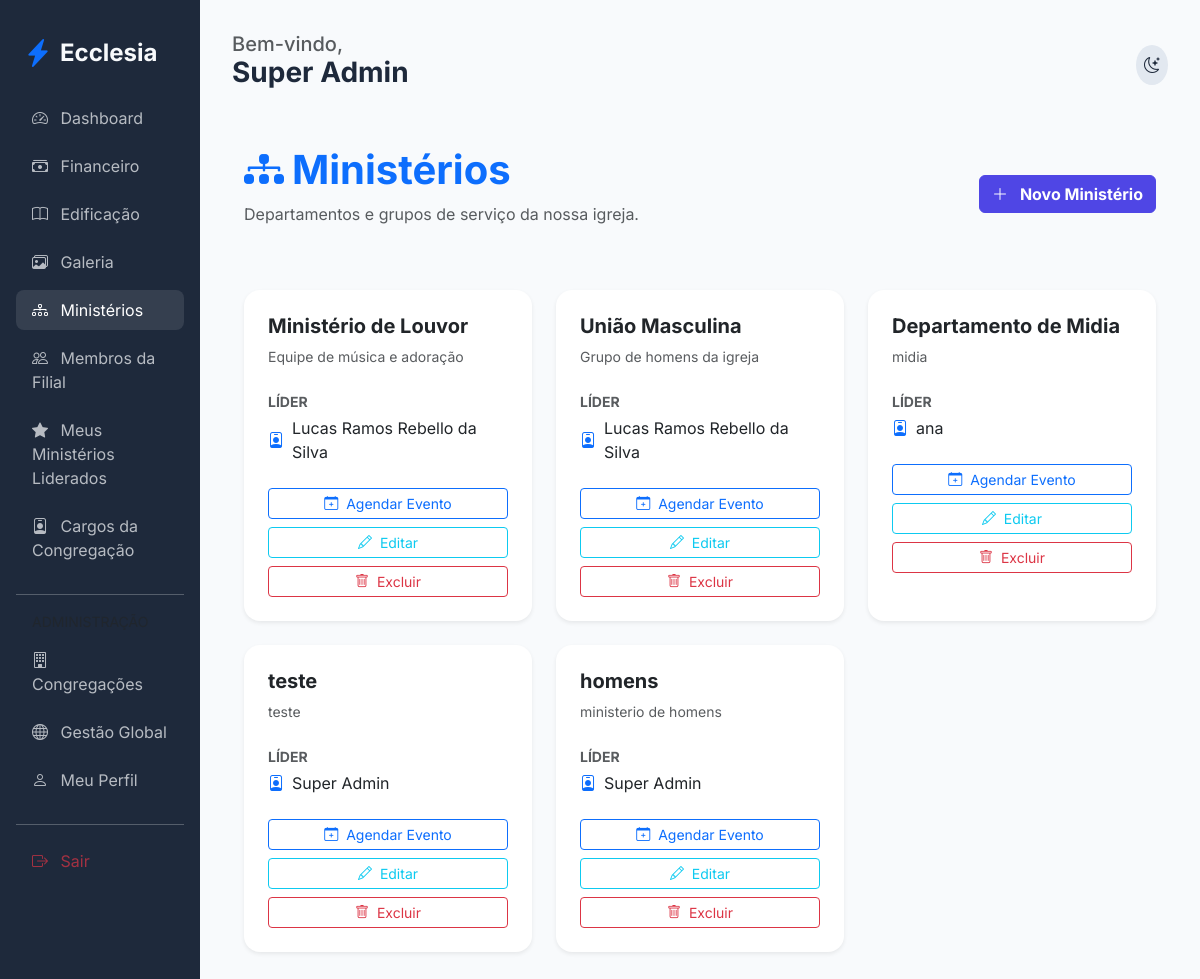
/members/ministries (signed in), run on the app's committed database.
### app/core/models.py (models this page shows, shortened)
class User(db.Model, UserMixin):
    id = db.Column(db.Integer, primary_key=True)
    name = db.Column(db.String(100), nullable=False)
    email = db.Column(db.String(120), unique=True, nullable=False)
    password_hash = db.Column(db.String(128))
    birth_date = db.Column(db.Date)
    gender = db.Column(db.String(20))
    documents = db.Column(db.String(200)) # Flexível para diferentes países
    address = db.Column(db.Text)
    phone = db.Column(db.String(50))
    status = db.Column(db.String(20), default='pending') # pending, active, rejected
    is_ministry_leader = db.Column(db.Boolean, default=False)
    church_id = db.Column(db.Integer, db.ForeignKey('church.id'))
    family_id = db.Column(db.Integer, db.ForeignKey('family.id'), nullable=True)
    church_role_id = db.Column(db.Integer, db.ForeignKey('church_role.id'), nullable=True)
    ministries = db.relationship('Ministry', secondary=member_ministries, backref=db.backref('members', lazy='dynamic'))
    can_manage_ministries = db.Column(db.Boolean, default=False)
    can_manage_media = db.Column(db.Boolean, default=False)
    can_publish_devotionals = db.Column(db.Boolean, default=False)
    can_approve_members = db.Column(db.Boolean, default=False)
    can_manage_finance = db.Column(db.Boolean, default=False)
    can_manage_kids = db.Column(db.Boolean, default=False)
    can_manage_events = db.Column(db.Boolean, default=False)  # para eventos gerais

class Ministry(db.Model):
    id = db.Column(db.Integer, primary_key=True)
    name = db.Column(db.String(100), nullable=False)
    description = db.Column(db.Text)
    church_id = db.Column(db.Integer, db.ForeignKey('church.id'))
    leader_id = db.Column(db.Integer, db.ForeignKey('user.id'), nullable=True)
    events = db.relationship('Event', backref='ministry', lazy=True)
    leader = db.relationship('User', foreign_keys=[leader_id])

### app/modules/members/routes.py (the view)
@members_bp.route('/ministries')
@login_required
def list_ministries():
    if current_user.can_manage_ministries or (current_user.church_role and current_user.church_role.name in ['Administrador Global', 'Pastor Líder']):
        ministries = Ministry.query.filter_by(church_id=current_user.church_id).all()
    else:
        ministries = current_user.ministries
    return render_template('members/ministries.html', ministries=ministries)

### app/templates/members/ministries.html
{% extends "base.html" %}
{% block content %}
<div class="container py-4">
    <div class="d-flex justify-content-between align-items-center mb-5">
        <div>
            <h1 class="fw-bold text-primary"><i class="bi bi-diagram-3-fill me-2"></i>Ministérios</h1>
            <p class="text-muted">Departamentos e grupos de serviço da nossa igreja.</p>
        </div>
        {% if current_user.can_manage_ministries or (current_user.church_role and current_user.church_role.name in ['Administrador Global', 'Pastor Líder']) %}
        <a href="{{ url_for('members.add_ministry') }}" class="btn btn-primary fw-bold">
            <i class="bi bi-plus-lg me-2"></i> Novo Ministério
        </a>
        {% endif %}
    </div>
    <div class="row g-4">
        {% for ministry in ministries %}
        <div class="col-md-6 col-lg-4">
            <div class="card h-100 border-0 shadow-sm">
                <div class="card-body p-4">
                    <h5 class="fw-bold mb-2">{{ ministry.name }}</h5>
                    <p class="text-muted small mb-4">{{ ministry.description }}</p>
                    <div class="mb-4">
                        <label class="small fw-bold text-muted d-block mb-1">LÍDER</label>
                        <div class="d-flex align-items-center">
                            <i class="bi bi-person-badge me-2 text-primary"></i>
                            <span>{{ ministry.leader.name if ministry.leader else 'Sem líder definido' }}</span>
                        </div>
                    </div>
                    <div class="d-grid gap-2">
                        {% if ministry.leader_id == current_user.id or current_user.can_manage_ministries or (current_user.church_role and current_user.church_role.name in ['Administrador Global', 'Pastor Líder']) %}
                        <a href="{{ url_for('members.add_ministry_event', id=ministry.id) }}" class="btn btn-sm btn-outline-primary">
                            <i class="bi bi-calendar-plus me-1"></i> Agendar Evento
                        </a>
                        <a href="{{ url_for('members.edit_ministry', id=ministry.id) }}" class="btn btn-sm btn-outline-info">
                            <i class="bi bi-pencil me-1"></i> Editar
                        </a>
                        <a href="{{ url_for('members.delete_ministry', id=ministry.id) }}" class="btn btn-sm btn-outline-danger" onclick="return confirm('Tem certeza?');">
                            <i class="bi bi-trash me-1"></i> Excluir
                        </a>
                        {% endif %}
                    </div>
                </div>
            </div>
        </div>
        {% else %}
        <div class="col-12 text-center py-5">
            <i class="bi bi-people fs-1 text-muted opacity-50 d-block mb-3"></i>
            <p class="text-muted">Nenhum ministério cadastrado.</p>
        </div>
        {% endfor %}
    </div>
</div>
{% endblock %}

### app/templates/base.html (shortened to what this page needs)
<!DOCTYPE html>
<html lang="pt-BR">
<head>
    <link href="https://cdn.jsdelivr.net/npm/bootstrap@5.3.0/dist/css/bootstrap.min.css" rel="stylesheet">
    <link href="https://cdn.jsdelivr.net/npm/bootstrap-icons@1.10.0/font/bootstrap-icons.css" rel="stylesheet">
    <link rel="stylesheet" href="{{ url_for('static', filename='css/premium.css') }}">
</head>
<body>
    <div class="container-fluid">
        <div class="row">
            {% if current_user.is_authenticated %}
            <div class="col-md-3 col-lg-2 sidebar d-none d-md-block">
                <div class="d-flex align-items-center mb-4 px-2">
                    <i class="bi bi-lightning-charge-fill text-primary fs-3 me-2"></i>
                    <h4 class="mb-0 fw-bold">Ecclesia</h4>
                </div>
                <nav class="nav flex-column">
                    <a class="nav-link {{ 'active' if request.endpoint == 'members.dashboard' }}" href="{{ url_for('members.dashboard') }}">
                        <i class="bi bi-speedometer2 me-2"></i> Dashboard
                    </a>
                    <a class="nav-link {{ 'active' if 'finance' in request.endpoint }}" href="{{ url_for('finance.dashboard') }}">
                        <i class="bi bi-cash-stack me-2"></i> Financeiro
                    </a>
                    <a class="nav-link {{ 'active' if 'edification' in request.endpoint }}" href="{{ url_for('edification.list_studies') }}">
                        <i class="bi bi-book me-2"></i> Edificação
                    </a>
                    <a class="nav-link {{ 'active' if 'gallery' in request.endpoint }}" href="{{ url_for('edification.gallery') }}">
                        <i class="bi bi-images me-2"></i> Galeria
                    </a>
                    <a class="nav-link {{ 'active' if 'ministries' in request.endpoint }}" href="{{ url_for('members.list_ministries') }}">
                        <i class="bi bi-diagram-3 me-2"></i> Ministérios
                    </a>
                    {% if current_user.can_approve_members or (current_user.church_role and current_user.church_role.name in ['Administrador Global', 'Pastor Líder']) %}
                    <a class="nav-link {{ 'active' if 'church_members' in request.endpoint }}" href="{{ url_for('members.church_members') }}">
                        <i class="bi bi-people me-2"></i> Membros da Filial
                    </a>
                    {% endif %}
                    {% if current_user.is_authenticated %}
                        {% set has_led_ministries = namespace(value=false) %}
                        {% for ministry in current_user.ministries %}
                            {% if ministry.leader_id == current_user.id %}
                                {% set has_led_ministries.value = true %}
                            {% endif %}
                        {% endfor %}
                        {% if has_led_ministries.value %}
                        <a class="nav-link {{ 'active' if 'my_led_ministries' in request.endpoint }}" href="{{ url_for('members.my_led_ministries') }}">
                            <i class="bi bi-star-fill me-2"></i> Meus Ministérios Liderados
                        </a>
                        {% endif %}
                    {% endif %}
                    {% if current_user.can_approve_members or (current_user.church_role and current_user.church_role.name in ['Administrador Global', 'Pastor Líder']) %}
                    <a class="nav-link {{ 'active' if 'roles' in request.endpoint }}" href="{{ url_for('admin.list_roles') }}">
                        <i class="bi bi-person-badge me-2"></i> Cargos da Congregação
                    </a>
                    {% endif %}
                    {% if current_user.church_role and current_user.church_role.name == 'Administrador Global' %}
                    <hr class="my-3 opacity-25">
                    <label class="small text-muted px-3 mb-2">ADMINISTRAÇÃO</label>
                    <a class="nav-link {{ 'active' if 'admin.list_churches' in request.endpoint }}" href="{{ url_for('admin.list_churches') }}">
                        <i class="bi bi-building me-2"></i> Congregações
                    </a>
                    <a class="nav-link {{ 'active' if 'admin.list_members' in request.endpoint }}" href="{{ url_for('admin.list_members') }}">
                        <i class="bi bi-globe me-2"></i> Gestão Global
                    </a>
                    {% endif %}
                    <a class="nav-link" href="{{ url_for('members.profile') }}">
                        <i class="bi bi-person me-2"></i> Meu Perfil
                    </a>
                    <hr class="my-3 opacity-25">
                    <a class="nav-link text-danger" href="{{ url_for('auth.logout') }}">
                        <i class="bi bi-box-arrow-right me-2"></i> Sair
                    </a>
                </nav>
            </div>
            {% endif %}
            <div class="col-md-9 col-lg-10 main-content {{ 'mx-auto' if not current_user.is_authenticated }}">
                <header class="d-flex justify-content-between align-items-center mb-4">
                    <div>
                        {% if current_user.is_authenticated %}
                        <h5 class="text-muted mb-0">Bem-vindo,</h5>
                        <h3 class="fw-bold">{{ current_user.name }}</h3>
                        {% endif %}
                    </div>
                    <div class="d-flex align-items-center gap-3">
                        <div class="theme-toggle" onclick="toggleTheme()">
                            <i class="bi bi-moon-stars" id="theme-icon"></i>
                        </div>
                    </div>
                </header>
                {% block content %}{% endblock %}
            </div>
        </div>
    </div>
</body>
</html>

### app/static/css/premium.css (style rules this page uses)
:root { --primary: #4f46e5; --primary-hover: #4338ca; --secondary: #64748b; --success: #10b981; --danger: #ef4444; --warning: #f59e0b; --info: #06b6d4; --bg-main: #f8fafc; --bg-card: #ffffff; --text-main: #1e293b; --text-muted: #64748b; --border: #e2e8f0; --sidebar-bg: #1e293b; --sidebar-text: #f8fafc; }
body { font-family: 'Inter', sans-serif; background-color: var(--bg-main); color: var(--text-main); transition: all 0.3s ease; }
.sidebar { background-color: var(--sidebar-bg); color: var(--sidebar-text); min-height: 100vh; padding: 2rem 1rem; }
.nav-link { color: var(--sidebar-text); opacity: 0.7; transition: all 0.2s; border-radius: 0.5rem; margin-bottom: 0.5rem; }
.nav-link:hover, .nav-link.active { opacity: 1; background-color: rgba(255,255,255,0.1); color: white; }
.main-content { padding: 2rem; }
.card { background-color: var(--bg-card); border: 1px solid var(--border); border-radius: 1rem; box-shadow: 0 4px 6px -1px rgb(0 0 0 / 0.1); transition: transform 0.2s; }
.btn-primary { background-color: var(--primary); border-color: var(--primary); }
.theme-toggle { cursor: pointer; padding: 0.5rem; border-radius: 50%; background: var(--border); display: flex; align-items: center; justify-content: center; }

### data on the page
User: name "Super Admin"
Ministry: name "Ministério de Louvor", description "Equipe de música e adoração", leader "Lucas Ramos Rebello da Silva"
Ministry: name "União Masculina", description "Grupo de homens da igreja", leader "Lucas Ramos Rebello da Silva"
Ministry: name "Departamento de Midia", description "midia", leader "ana"
Ministry: name "teste", description "teste", leader "Super Admin"
Ministry: name "homens", description "ministerio de homens", leader "Super Admin"
